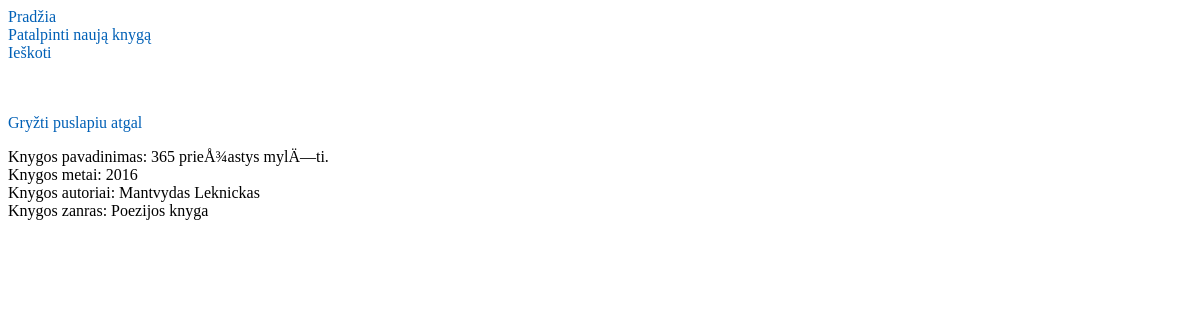
The app's page /knyga.php?nr=15 with its own data.
### tables this page shows
CREATE TABLE IF NOT EXISTS `biblioteka` (
  `id` tinyint(8) NOT NULL,
  `pavadinimas` text,
  `metai` text,
  `autoriai` text,
  `zanras` text
);

### knyga.php (the view, shortened to what this page needs)
  <?php
include ("header.php");
$id=$_GET["nr"];
echo "<p><a href=\"javascript:history.go(-1)\">Gryžti puslapiu atgal</a></p>";
$sql = "SELECT pavadinimas, metai, autoriai, zanras FROM biblioteka WHERE id='".$id."'";
$result = $conn->query($sql);
   if ($result->num_rows > 0) {
    while($row = $result->fetch_assoc()) {
	echo "<tr>
			                     <td>Knygos pavadinimas: " . $row['pavadinimas'] . ".</td><br>
                    <td>Knygos metai: " . $row['metai'] . "</td><br>
                    <td>Knygos autoriai: " . $row['autoriai'] . "</td><br>
                    <td>Knygos zanras: " . $row['zanras'] . "</td><br>
                  </tr>";
    }
} else {
    echo "0 results";
}
?>

### header.php (style rules this page uses)
a { color: #0060B6; text-decoration: none; }

### records on screen
biblioteka: pavadinimas "365 prieÅ¾astys mylÄ—ti", metai "2016", autoriai "Mantvydas Leknickas", zanras "Poezijos knyga"
